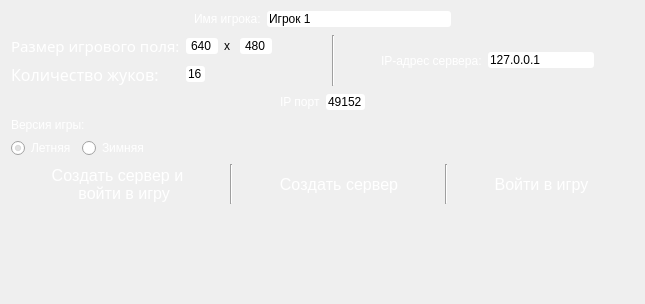
     <widget class="QWidget" name="widget" native="true">
      <property name="enabled">
       <bool>true</bool>
      </property>
      <property name="sizePolicy">
       <sizepolicy hsizetype="Expanding" vsizetype="Expanding">
        <horstretch>0</horstretch>
        <verstretch>0</verstretch>
       </sizepolicy>
      </property>
      <property name="styleSheet">
       <string notr="true">#widget
{
background-color:transparent;
border-image:url(://66.jpg);
background: none;
border:none;
background-repeat:none;
}
</string>
      </property>
      <layout class="QVBoxLayout" name="verticalLayout_2">
       <property name="topMargin">
        <number>9</number>
       </property>
       <property name="bottomMargin">
        <number>0</number>
       </property>
       <item>
        <layout class="QHBoxLayout" name="horizontalLayout_3">
         <item>
          <spacer name="horizontalSpacer_6">
           <property name="orientation">
            <enum>Qt::Horizontal</enum>
           </property>
           <property name="sizeHint" stdset="0">
            <size>
             <width>40</width>
             <height>20</height>
            </size>
           </property>
          </spacer>
         </item>
         <item>
          <widget class="QLabel" name="label">
           <property name="styleSheet">
            <string notr="true">color: rgb(255,255,255);</string>
           </property>
           <property name="text">
            <string>Имя игрока:</string>
           </property>
          </widget>
         </item>
         <item>
          <widget class="QLineEdit" name="lineEdit">
           <property name="font">
            <font>
             <family>MS Shell Dlg 2</family>
             <pointsize>9</pointsize>
            </font>
           </property>
           <property name="toolTip">
            <string>имя игрока</string>
           </property>
           <property name="autoFillBackground">
            <bool>false</bool>
           </property>
           <property name="styleSheet">
            <string notr="true">#lineEdit
{
background-color:transparent;
/*border-image:url(://ввод_пан1_0.png);
color:#000;*/
background: #fff;
border:none;
background-repeat:none;
color:#000;
border-radius:3px;
}
</string>
           </property>
           <property name="text">
            <string>Игрок 1</string>
           </property>
           <property name="maxLength">
            <number>25</number>
           </property>
           <property name="cursorPosition">
            <number>7</number>
           </property>
           <property name="alignment">
            <set>Qt::AlignLeading|Qt::AlignLeft|Qt::AlignVCenter</set>
           </property>
          </widget>
         </item>
         <item>
          <spacer name="horizontalSpacer_5">
           <property name="orientation">
            <enum>Qt::Horizontal</enum>
           </property>
           <property name="sizeHint" stdset="0">
            <size>
             <width>40</width>
             <height>20</height>
            </size>
           </property>
          </spacer>
         </item>
        </layout>
       </item>
       <item>
        <layout class="QHBoxLayout" name="horizontalLayout_2">
         <item>
          <layout class="QGridLayout" name="gridLayout">
           <item row="0" column="0">
            <widget class="QLabel" name="label_2">
             <property name="font">
              <font>
               <family>KacstQurn</family>
               <pointsize>11</pointsize>
              </font>
             </property>
             <property name="styleSheet">
              <string notr="true">color: #fff;</string>
             </property>
             <property name="text">
              <string>Размер игрового поля:</string>
             </property>
            </widget>
           </item>
           <item row="0" column="1">
            <widget class="QSpinBox" name="spinBox">
             <property name="sizePolicy">
              <sizepolicy hsizetype="Fixed" vsizetype="Fixed">
               <horstretch>0</horstretch>
               <verstretch>0</verstretch>
              </sizepolicy>
             </property>
             <property name="font">
              <font>
               <pointsize>9</pointsize>
              </font>
             </property>
             <property name="toolTip">
              <string>ширина игрового поля</string>
             </property>
             <property name="styleSheet">
              <string notr="true">background-color:transparent;
background: #fff;
border:none;
background-repeat:none;
color:#000;
border-radius:3px;</string>
             </property>
             <property name="wrapping">
              <bool>false</bool>
             </property>
             <property name="frame">
              <bool>false</bool>
             </property>
             <property name="alignment">
              <set>Qt::AlignCenter</set>
             </property>
             <property name="readOnly">
              <bool>false</bool>
             </property>
             <property name="buttonSymbols">
              <enum>QAbstractSpinBox::NoButtons</enum>
             </property>
             <property name="correctionMode">
              <enum>QAbstractSpinBox::CorrectToNearestValue</enum>
             </property>
             <property name="showGroupSeparator" stdset="0">
              <bool>false</bool>
             </property>
             <property name="minimum">
              <number>640</number>
             </property>
             <property name="maximum">
              <number>1920</number>
             </property>
             <property name="value">
              <number>640</number>
             </property>
            </widget>
           </item>
           <item row="0" column="2">
            <widget class="QLabel" name="label_121">
             <property name="sizePolicy">
              <sizepolicy hsizetype="Fixed" vsizetype="Fixed">
               <horstretch>0</horstretch>
               <verstretch>0</verstretch>
              </sizepolicy>
             </property>
             <property name="text">
              <string>x</string>
             </property>
            </widget>
           </item>
           <item row="0" column="3" colspan="2">
            <widget class="QSpinBox" name="spinBox_2">
             <property name="sizePolicy">
              <sizepolicy hsizetype="Fixed" vsizetype="Fixed">
               <horstretch>0</horstretch>
               <verstretch>0</verstretch>
              </sizepolicy>
             </property>
             <property name="font">
              <font>
               <pointsize>9</pointsize>
              </font>
             </property>
             <property name="toolTip">
              <string>высота игрового поля</string>
             </property>
             <property name="styleSheet">
              <string notr="true">background-color:transparent;
background: #fff;
border:none;
background-repeat:none;
color:#000;
border-radius:3px;</string>
             </property>
             <property name="alignment">
              <set>Qt::AlignCenter</set>
             </property>
             <property name="buttonSymbols">
              <enum>QAbstractSpinBox::NoButtons</enum>
             </property>
             <property name="minimum">
              <number>480</number>
             </property>
             <property name="maximum">
              <number>1920</number>
             </property>
            </widget>
           </item>
           <item row="1" column="0">
            <widget class="QLabel" name="label_3">
             <property name="font">
              <font>
               <family>Sans Serif</family>
               <pointsize>12</pointsize>
               <underline>false</underline>
              </font>
             </property>
             <property name="styleSheet">
              <string notr="true">color: rgb(255, 255,255)</string>
             </property>
             <property name="text">
              <string>Количество жуков:</string>
             </property>
            </widget>
           </item>
           <item row="1" column="4">
            <spacer name="horizontalSpacer">
             <property name="orientation">
              <enum>Qt::Horizontal</enum>
             </property>
             <property name="sizeHint" stdset="0">
              <size>
               <width>40</width>
               <height>20</height>
              </size>
             </property>
            </spacer>
           </item>
           <item row="1" column="1">
            <widget class="QSpinBox" name="spinBox_3">
             <property name="sizePolicy">
              <sizepolicy hsizetype="Fixed" vsizetype="Fixed">
               <horstretch>0</horstretch>
               <verstretch>0</verstretch>
              </sizepolicy>
             </property>
             <property name="font">
              <font>
               <pointsize>9</pointsize>
              </font>
             </property>
             <property name="toolTip">
              <string>количество жуков</string>
             </property>
             <property name="styleSheet">
              <string notr="true">background-color:transparent;
background: #fff;
border:none;
background-repeat:none;
color:#000;
border-radius:3px;</string>
             </property>
             <property name="alignment">
              <set>Qt::AlignCenter</set>
             </property>
             <property name="buttonSymbols">
              <enum>QAbstractSpinBox::NoButtons</enum>
             </property>
             <property name="minimum">
              <number>2</number>
             </property>
             <property name="maximum">
              <number>64</number>
             </property>
             <property name="value">
              <number>16</number>
             </property>
            </widget>
           </item>
           <item row="1" column="2">
            <spacer name="horizontalSpacer_2">
             <property name="orientation">
              <enum>Qt::Horizontal</enum>
             </property>
             <property name="sizeType">
              <enum>QSizePolicy::Fixed</enum>
             </property>
             <property name="sizeHint" stdset="0">
              <size>
               <width>10</width>
               <height>20</height>
              </size>
             </property>
            </spacer>
           </item>
          </layout>
         </item>
         <item>
          <spacer name="horizontalSpacer_3">
           <property name="orientation">
            <enum>Qt::Horizontal</enum>
           </property>
           <property name="sizeHint" stdset="0">
            <size>
             <width>40</width>
             <height>20</height>
            </size>
           </property>
          </spacer>
         </item>
         <item>
          <widget class="Line" name="line">
           <property name="orientation">
            <enum>Qt::Vertical</enum>
           </property>
          </widget>
         </item>
         <item>
          <spacer name="horizontalSpacer_4">
           <property name="orientation">
            <enum>Qt::Horizontal</enum>
           </property>
           <property name="sizeHint" stdset="0">
            <size>
             <width>40</width>
             <height>20</height>
            </size>
           </property>
          </spacer>
         </item>
         <item>
          <layout class="QHBoxLayout" name="horizontalLayout">
           <item>
            <widget class="QLabel" name="label_5">
             <property name="styleSheet">
              <string notr="true">color: rgb(255,255,255)</string>
             </property>
             <property name="text">
              <string>IP-адрес сервера:</string>
             </property>
             <property name="textFormat">
              <enum>Qt::AutoText</enum>
             </property>
             <property name="scaledContents">
              <bool>false</bool>
             </property>
            </widget>
           </item>
           <item>
            <widget class="QLineEdit" name="ip">
             <property name="sizePolicy">
              <sizepolicy hsizetype="Minimum" vsizetype="Fixed">
               <horstretch>0</horstretch>
               <verstretch>0</verstretch>
              </sizepolicy>
             </property>
             <property name="toolTip">
              <string>IP-адрес сервера</string>
             </property>
             <property name="whatsThis">
              <string/>
             </property>
             <property name="styleSheet">
              <string notr="true">background-color:transparent;
background: #fff;
border:none;
background-repeat:none;
color:#000;
border-radius:3px;</string>
             </property>
             <property name="text">
              <string>127.0.0.1</string>
             </property>
             <property name="maxLength">
              <number>15</number>
             </property>
             <property name="frame">
              <bool>true</bool>
             </property>
             <property name="echoMode">
              <enum>QLineEdit::Normal</enum>
             </property>
             <property name="dragEnabled">
              <bool>false</bool>
             </property>
             <property name="readOnly">
              <bool>false</bool>
             </property>
            </widget>
           </item>
           <item>
            <spacer name="horizontalSpacer_7">
             <property name="orientation">
              <enum>Qt::Horizontal</enum>
             </property>
             <property name="sizeHint" stdset="0">
              <size>
               <width>40</width>
               <height>20</height>
              </size>
             </property>
            </spacer>
           </item>
          </layout>
         </item>
        </layout>
       </item>
       <item>
        <layout class="QHBoxLayout" name="horizontalLayout_4">
         <item>
          <spacer name="horizontalSpacer_8">
           <property name="orientation">
            <enum>Qt::Horizontal</enum>
           </property>
           <property name="sizeHint" stdset="0">
            <size>
             <width>40</width>
             <height>20</height>
            </size>
           </property>
          </spacer>
         </item>
         <item>
          <widget class="QLabel" name="label_7">
           <property name="styleSheet">
            <string notr="true">color: rgb(255, 255,255)</string>
           </property>
           <property name="text">
            <string>IP порт</string>
           </property>
          </widget>
         </item>
         <item>
          <widget class="QSpinBox" name="spinBox_4">
           <property name="sizePolicy">
            <sizepolicy hsizetype="Minimum" vsizetype="Fixed">
             <horstretch>0</horstretch>
             <verstretch>0</verstretch>
            </sizepolicy>
           </property>
           <property name="font">
            <font>
             <pointsize>9</pointsize>
            </font>
           </property>
           <property name="toolTip">
            <string>IP порт</string>
           </property>
           <property name="styleSheet">
            <string notr="true">background-color:transparent;
background: #fff;
border:none;
background-repeat:none;
color:#000;
border-radius:3px;</string>
           </property>
           <property name="buttonSymbols">
            <enum>QAbstractSpinBox::NoButtons</enum>
           </property>
           <property name="minimum">
            <number>49152</number>
           </property>
           <property name="maximum">
            <number>60000</number>
           </property>
          </widget>
         </item>
         <item>
          <spacer name="horizontalSpacer_9">
           <property name="orientation">
            <enum>Qt::Horizontal</enum>
           </property>
           <property name="sizeHint" stdset="0">
            <size>
             <width>40</width>
             <height>20</height>
            </size>
           </property>
          </spacer>
         </item>
        </layout>
       </item>
       <item>
        <layout class="QVBoxLayout" name="verticalLayout_4">
         <item>
          <widget class="QLabel" name="label_8">
           <property name="styleSheet">
            <string notr="true">color: rgb(255, 255,255)</string>
           </property>
           <property name="text">
            <string>Версия игры:</string>
           </property>
          </widget>
         </item>
         <item>
          <layout class="QHBoxLayout" name="horizontalLayout_6">
           <item>
            <widget class="QRadioButton" name="radioButton">
             <property name="styleSheet">
              <string notr="true">color: rgb(255, 255,255)</string>
             </property>
             <property name="text">
              <string>Летняя</string>
             </property>
             <property name="checked">
              <bool>true</bool>
             </property>
            </widget>
           </item>
           <item>
            <widget class="QRadioButton" name="radioButton_2">
             <property name="styleSheet">
              <string notr="true">color: rgb(255, 255,255)</string>
             </property>
             <property name="text">
              <string>Зимняя</string>
             </property>
            </widget>
           </item>
           <item>
            <spacer name="horizontalSpacer_12">
             <property name="orientation">
              <enum>Qt::Horizontal</enum>
             </property>
             <property name="sizeHint" stdset="0">
              <size>
               <width>40</width>
               <height>20</height>
              </size>
             </property>
            </spacer>
           </item>
          </layout>
         </item>
        </layout>
       </item>
       <item>
        <layout class="QHBoxLayout" name="horizontalLayout_7">
         <item>
          <widget class="QToolButton" name="toolButton">
           <property name="font">
            <font>
             <pointsize>12</pointsize>
             <weight>50</weight>
             <bold>false</bold>
             <underline>false</underline>
             <stylestrategy>PreferAntialias</stylestrategy>
             <kerning>false</kerning>
            </font>
           </property>
           <property name="cursor">
            <cursorShape>PointingHandCursor</cursorShape>
           </property>
           <property name="contextMenuPolicy">
            <enum>Qt::NoContextMenu</enum>
           </property>
           <property name="acceptDrops">
            <bool>true</bool>
           </property>
           <property name="toolTip">
            <string notr="true">&lt;html&gt;&lt;head/&gt;&lt;body&gt;&lt;p&gt;&lt;span style=&quot; color:#000000;&quot;&gt;создание сервера и подключение к нему клиента&lt;/span&gt;&lt;/p&gt;&lt;/body&gt;&lt;/html&gt;</string>
           </property>
           <property name="styleSheet">
            <string notr="true">#toolButton{
color: #fff;
background: rgba(255,255,255,0);
border-radius:3px;
}
#toolButton:hover{
color: #fff;
background: #6a6d75;
}</string>
           </property>
           <property name="text">
            <string>Создать сервер и
   войти в игру</string>
           </property>
           <property name="icon">
            <iconset resource="img.qrc">
             <normaloff>:/1.png</normaloff>:/1.png</iconset>
           </property>
           <property name="checkable">
            <bool>false</bool>
           </property>
           <property name="autoRepeat">
            <bool>false</bool>
           </property>
           <property name="autoExclusive">
            <bool>false</bool>
           </property>
           <property name="popupMode">
            <enum>QToolButton::DelayedPopup</enum>
           </property>
           <property name="toolButtonStyle">
            <enum>Qt::ToolButtonTextBesideIcon</enum>
           </property>
           <property name="autoRaise">
            <bool>true</bool>
           </property>
           <property name="arrowType">
            <enum>Qt::NoArrow</enum>
           </property>
          </widget>
         </item>
         <item>
          <widget class="Line" name="line_4">
           <property name="orientation">
            <enum>Qt::Vertical</enum>
           </property>
          </widget>
         </item>
         <item>
          <widget class="QToolButton" name="toolButton_3">
           <property name="font">
            <font>
             <pointsize>12</pointsize>
             <weight>50</weight>
             <bold>false</bold>
             <underline>false</underline>
             <stylestrategy>PreferAntialias</stylestrategy>
             <kerning>false</kerning>
            </font>
           </property>
           <property name="cursor">
            <cursorShape>PointingHandCursor</cursorShape>
           </property>
           <property name="contextMenuPolicy">
            <enum>Qt::NoContextMenu</enum>
           </property>
           <property name="acceptDrops">
            <bool>true</bool>
           </property>
           <property name="toolTip">
            <string notr="true">&lt;html&gt;&lt;head/&gt;&lt;body&gt;&lt;p&gt;&lt;span style=&quot; font-style:italic; color:#000000;&quot;&gt;создание сервера (&lt;/span&gt;&lt;span style=&quot; font-weight:600; font-style:italic; text-decoration: underline; color:#000000;&quot;&gt;без входа в игру&lt;/span&gt;&lt;span style=&quot; font-style:italic; color:#000000;&quot;&gt;)&lt;/span&gt;&lt;/p&gt;&lt;/body&gt;&lt;/html&gt;</string>
           </property>
           <property name="styleSheet">
            <string notr="true">#toolButton_3{
color: #fff;
background: rgba(255,255,255,0);
border-radius:3px;
}
#toolButton_3:hover{
color: #fff;
background: #6a6d75;
}</string>
           </property>
           <property name="text">
            <string>Создать сервер</string>
           </property>
           <property name="icon">
            <iconset resource="img.qrc">
             <normaloff>:/1.png</normaloff>:/1.png</iconset>
           </property>
           <property name="checkable">
            <bool>false</bool>
           </property>
           <property name="autoRepeat">
            <bool>false</bool>
           </property>
           <property name="autoExclusive">
            <bool>false</bool>
           </property>
           <property name="popupMode">
            <enum>QToolButton::DelayedPopup</enum>
           </property>
           <property name="toolButtonStyle">
            <enum>Qt::ToolButtonTextBesideIcon</enum>
           </property>
           <property name="autoRaise">
            <bool>true</bool>
           </property>
           <property name="arrowType">
            <enum>Qt::NoArrow</enum>
           </property>
          </widget>
         </item>
         <item>
          <widget class="Line" name="line_3">
           <property name="orientation">
            <enum>Qt::Vertical</enum>
           </property>
          </widget>
         </item>
         <item>
          <widget class="QToolButton" name="toolButton_4">
           <property name="font">
            <font>
             <pointsize>12</pointsize>
             <weight>50</weight>
             <bold>false</bold>
             <underline>false</underline>
             <stylestrategy>PreferAntialias</stylestrategy>
             <kerning>false</kerning>
            </font>
           </property>
           <property name="cursor">
            <cursorShape>PointingHandCursor</cursorShape>
           </property>
           <property name="contextMenuPolicy">
            <enum>Qt::NoContextMenu</enum>
           </property>
           <property name="acceptDrops">
            <bool>true</bool>
           </property>
           <property name="toolTip">
            <string>&lt;html&gt;&lt;head/&gt;&lt;body&gt;&lt;p&gt;&lt;span style=&quot; font-style:italic;color:#000000;&quot;&gt;вход в игру, &lt;/span&gt;&lt;span style=&quot; font-weight:600; font-style:italic; text-decoration: underline; color:#000000;&quot;&gt;если был создан сервер&lt;/span&gt;&lt;/p&gt;&lt;/body&gt;&lt;/html&gt;</string>
           </property>
           <property name="statusTip">
            <string/>
           </property>
           <property name="styleSheet">
            <string notr="true">#toolButton_4{
color: #fff;
background:rgba(234,234,234,0);
border-radius:3px;
}
#toolButton_4:hover{
color: #fff;
background: #6a6d75;
}</string>
           </property>
           <property name="text">
            <string>Войти в игру</string>
           </property>
           <property name="icon">
            <iconset resource="img.qrc">
             <normaloff>:/1.png</normaloff>:/1.png</iconset>
           </property>
           <property name="checkable">
            <bool>false</bool>
           </property>
           <property name="autoRepeat">
            <bool>false</bool>
           </property>
           <property name="autoExclusive">
            <bool>false</bool>
           </property>
           <property name="popupMode">
            <enum>QToolButton::DelayedPopup</enum>
           </property>
           <property name="toolButtonStyle">
            <enum>Qt::ToolButtonTextBesideIcon</enum>
           </property>
           <property name="autoRaise">
            <bool>true</bool>
           </property>
           <property name="arrowType">
            <enum>Qt::NoArrow</enum>
           </property>
          </widget>
         </item>
        </layout>
       </item>
       <item>
        <spacer name="verticalSpacer">
         <property name="orientation">
          <enum>Qt::Vertical</enum>
         </property>
         <property name="sizeHint" stdset="0">
          <size>
           <width>20</width>
           <height>40</height>
          </size>
         </property>
        </spacer>
       </item>
       <item>
        <widget class="QLabel" name="message_text">
         <property name="styleSheet">
          <string notr="true">color: rgb(255, 255,255)</string>
         </property>
         <property name="text">
          <string/>
         </property>
        </widget>
       </item>
       <item>
        <spacer name="verticalSpacer_4">
         <property name="orientation">
          <enum>Qt::Vertical</enum>
         </property>
         <property name="sizeHint" stdset="0">
          <size>
           <width>20</width>
           <height>40</height>
          </size>
         </property>
        </spacer>
       </item>
      </layout>
      <zorder></zorder>
      <zorder></zorder>
      <zorder></zorder>
      <zorder>message_text</zorder>
      <zorder>verticalSpacer</zorder>
      <zorder>verticalSpacer_4</zorder>
     </widget>
